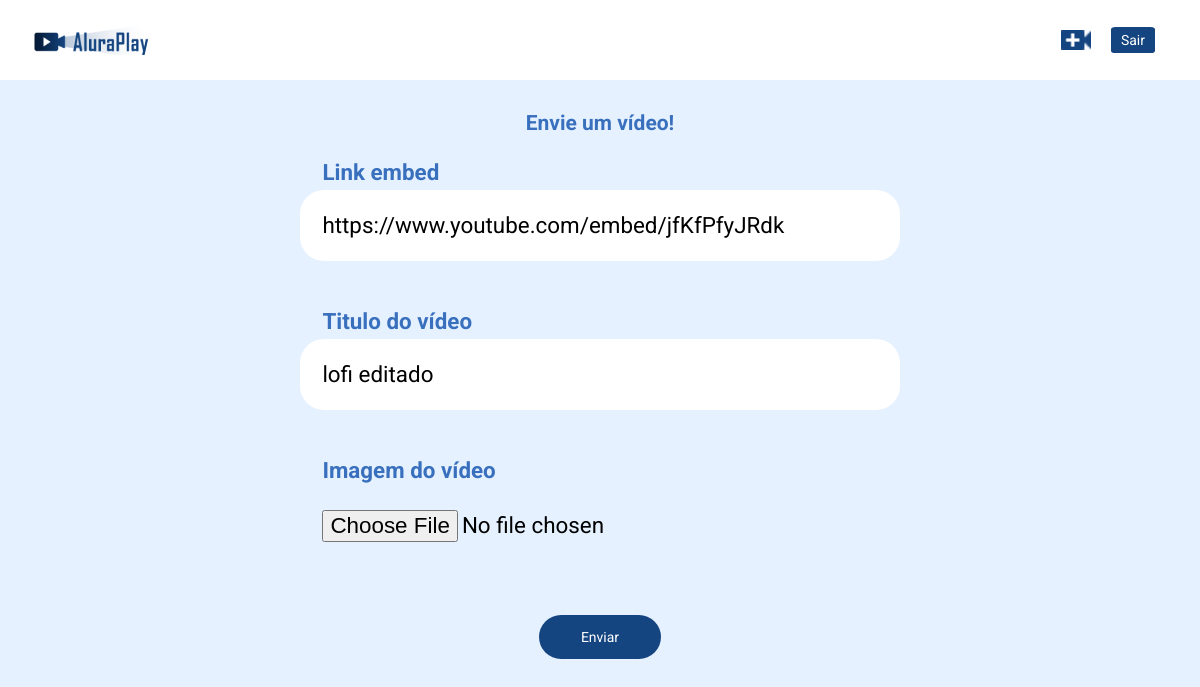
The page /editar-video?id=7 (signed in) on the database as committed earlier.
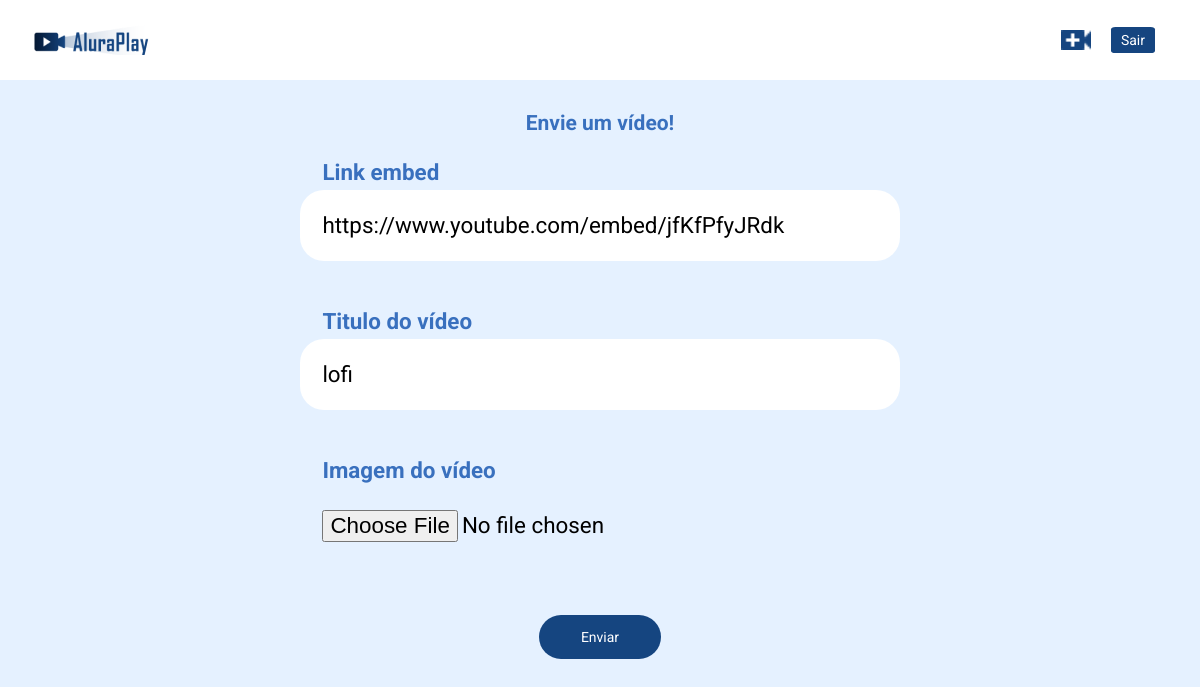
The same page on the database as committed later.
### tables this page shows
CREATE TABLE videos (id INTEGER PRIMARY KEY, url TEXT, title TEXT, image_path TEXT);

### src/Repository/VideoRepository.php (called while the page is built, shortened)
<?php
class VideoRepository
{
    public function findById(int $id): Video
    {
        $query = 'SELECT * FROM videos WHERE id = ?';
        $stmt = $this->pdo->prepare($query);
        $stmt->bindValue(1, $id, PDO::PARAM_INT);
        $stmt->execute();
        $video = $stmt->fetch(PDO::FETCH_ASSOC);
        return $this->hydrateVideo($video);
    }
    public function hydrateVideo(array $videoData): Video
    {
        $video = new Video($videoData['url'], $videoData['title']);
        $video->setId($videoData['id']);
        return $video;
    }
}

### public/index.php (called while the page is built, shortened)
<?php
$routes = require_once __DIR__ . '/../config/routes.php';
$dbPath = __DIR__ . '/../banco.sqlite';
$pdo = new PDO("sqlite:$dbPath");
$repository = new VideoRepository($pdo);
$httpMethod = $_SERVER['REQUEST_METHOD'];
$path = $_SERVER['PATH_INFO'] ?? '/';
$key = "$httpMethod|$path";
if (array_key_exists($key, $routes)) {
    $controller = new $controllerClass($repository);
} else {
    $controller = new Error404Controller();
}
$controller->processarRequisicao();

### src/Controller/ControllerWithHtml.php (called while the page is built, shortened)
<?php
abstract class ControllerWithHtml implements Controller
{
    protected function renderTemplate(string $templateName, array $context = []): string
    {
        extract($context);
        require_once self::TEMPLATE_PATH . $templateName . '.php';
        return ob_get_clean();
    }
}

### src/Entity/Video.php (called while the page is built, shortened)
<?php
class Video
{
    public function setUrl(string $url): void
    {
        $this->url = $url;
    }
}

### view/video-send.php (the view)
<?php require_once __DIR__ . '/inicio-html.php'; ?>
        <main class="container">
            <form class="container__formulario" enctype="multipart/form-data" method="post">
                <h2 class="formulario__titulo">Envie um vídeo!</h2>
                    <div class="formulario__campo">
                        <label class="campo__etiqueta" for="url">Link embed</label>
                        <input
                            name="url"
                            class="campo__escrita"
                            required
                            placeholder="Por exemplo: https://www.youtube.com/embed/FAY1K2aUg5g" id='url'
                            value="<?= $video?->url ?>"
                            id='url'
                        />
                    </div>
                    <div class="formulario__campo">
                        <label class="campo__etiqueta" for="titulo">Titulo do vídeo</label>
                        <input
                            name="titulo"
                            class="campo__escrita"
                            required
                            placeholder="Neste campo, dê o nome do vídeo" id='url'
                            value="<?= $video?->title ?>"
                            id='titulo'
                        />
                    </div>
                    <div class="formulario__campo">
                        <label class="campo__etiqueta" for="image">Imagem do vídeo</label>
                        <input
                            name="image"
                            accept="image/*"
                            type="file"
                            class="campo__escrita"
                            id='imagem'
                        />
                    </div>
                    <input class="formulario__botao" type="submit" value="Enviar" />
            </form>
        </main>
        <?php require_once __DIR__ . '/fim-html.php';

### src/Controller/SendVideoController.php (shortened to what this page needs)
<?php
class SendVideoController extends ControllerWithHtml implements Controller
{
    public function processarRequisicao(): void
    {
        $id = intval(filter_input(INPUT_GET, 'id'));
        $video = null;
        if($id !== 0) {
            $video = $this->repository->findById($id);
        }
        echo $this->renderTemplate(
            'video-send',
            ['video' => $video],
        );
    }
}

### view/inicio-html.php (shortened to what this page needs)
<!DOCTYPE html>
<html lang="pt-br">
<head>
    <link rel="stylesheet" href="../css/reset.css">
    <link rel="stylesheet" href="../css/estilos.css">
    <link rel="stylesheet" href="../css/estilos-form.css">
    <link rel="stylesheet" href="../css/flexbox.css">
</head>
<body>
    <header>
        <nav class="cabecalho">
            <a class="logo" href="../"></a>
            <div class="cabecalho__icones">
                <a href="/novo-video" class="cabecalho__videos"></a>
                <a href="/logout" class="cabecalho__sair">Sair</a>
            </div>
        </nav>
    </header>

### view/fim-html.php
</body>
</html>

### public/css/estilos.css (style rules this page uses)
*, *::before, *::after { --azul-escuro: #154580; --azul-medio: #3970BE; --azul-claro: #E5F1FF; --cinza-texto: #444444; --cinza-claro: #ECECEC; box-sizing: border-box; }
body { font-family: Roboto, Arial, Helvetica, sans-serif; background-color: var(--azul-claro); position: relative; width: 100%; height: 100vh; overflow: auto; font-size: 14px; color: white; box-sizing: border-box; text-align: center; }
.cabecalho { background-color: white; position: fixed; top: 0; height: 80px; width: 100%; padding: 0 25px; z-index: 2; }
.logo { background-image: url(../img/cabecalho/Logo.png); background-repeat: no-repeat; padding: 15px 65px; cursor: pointer; }
.cabecalho__videos { background-image: url(../img/cabecalho/video_call.png); background-size: contain; background-repeat: no-repeat; background-position: center; padding: 15px; }
.cabecalho__sair { margin: 0 20px; padding: 5px 10px; border-radius: 10%; background-color: var(--azul-escuro); }
@media (min-width: 834px) { body { height: 100vh; } }

### public/css/estilos-form.css (style rules this page uses)
.container { display: grid; align-items: center; justify-content: center; height: 100vh; }
.container__formulario { margin: 3em 0; display: flex; flex-direction: column; align-items: center; justify-content: center; text-align: initial; }
.formulario__campo { margin: 1em; font-size: 1.6em; }
.formulario__titulo { color: var(--azul-medio); font-weight: bold; font-size: 21px; }
.campo__escrita { width: 50vw; border-radius: 24px; display: block; color: black; padding: 1em }
.campo__etiqueta { line-height: 1.5; padding: 0 0 .1em 1em; font-weight: 700; color: var(--azul-medio); }
.formulario__botao { padding: 1em 3em; margin: 2em 0; border-radius: 24px; background-color: var(--azul-escuro); }

### public/css/flexbox.css (style rules this page uses)
.cabecalho { display: flex; justify-content: space-between; align-items: center; }

Rows that differ between the two databases and show on the page:
changed videos "https://www.youtube.com/embed/jfKfPfyJRdk": titulo "lofi editado" → "lofi"
